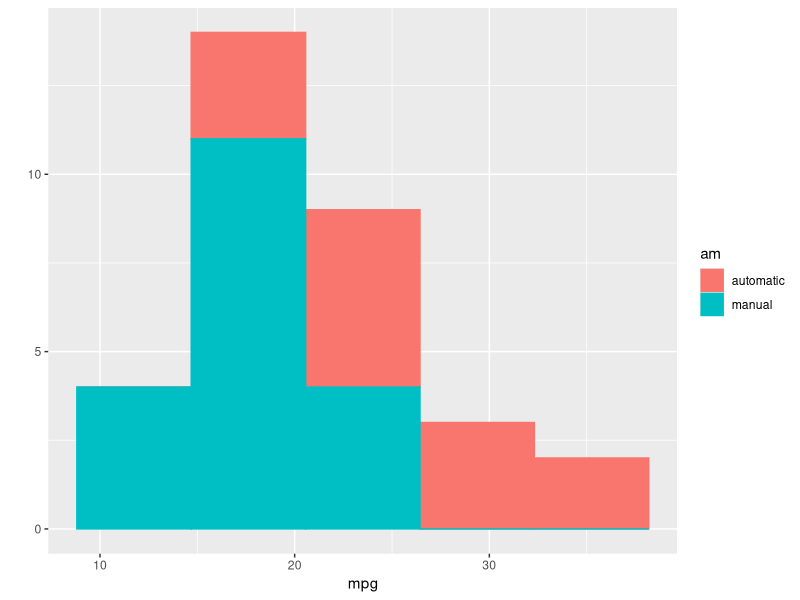
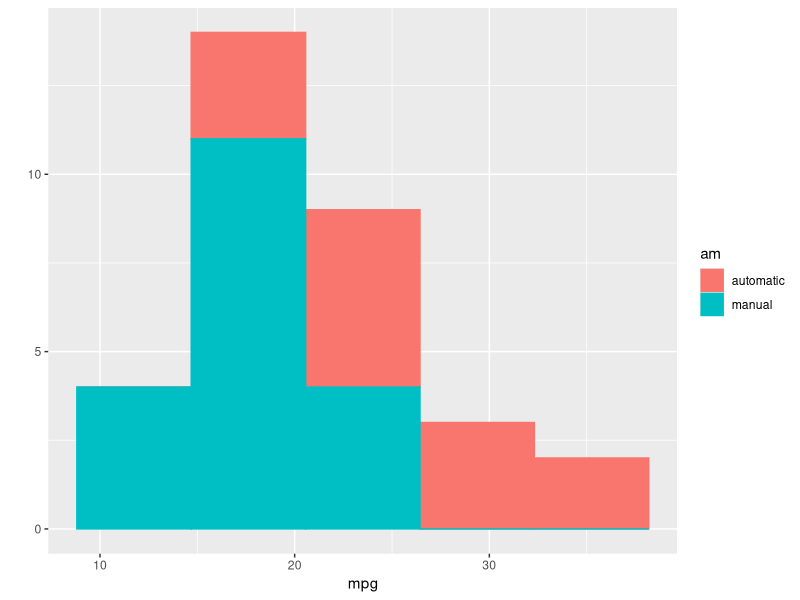
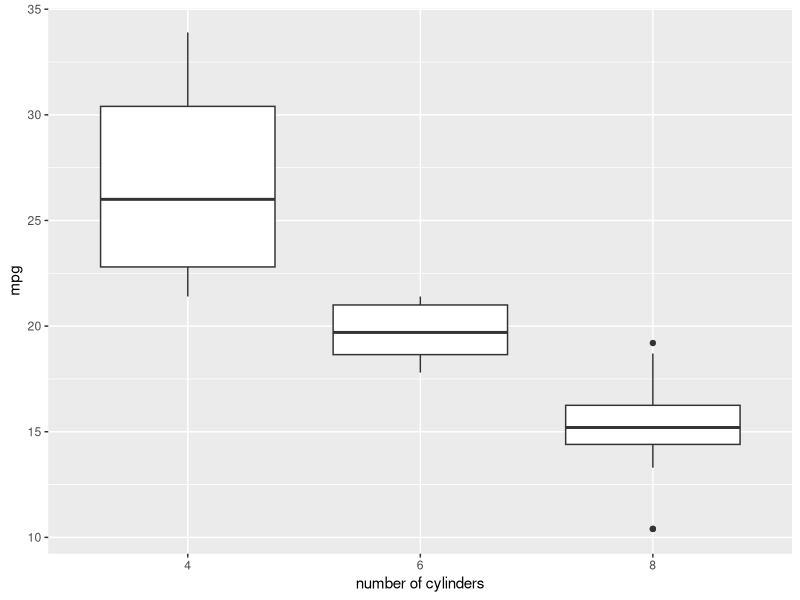
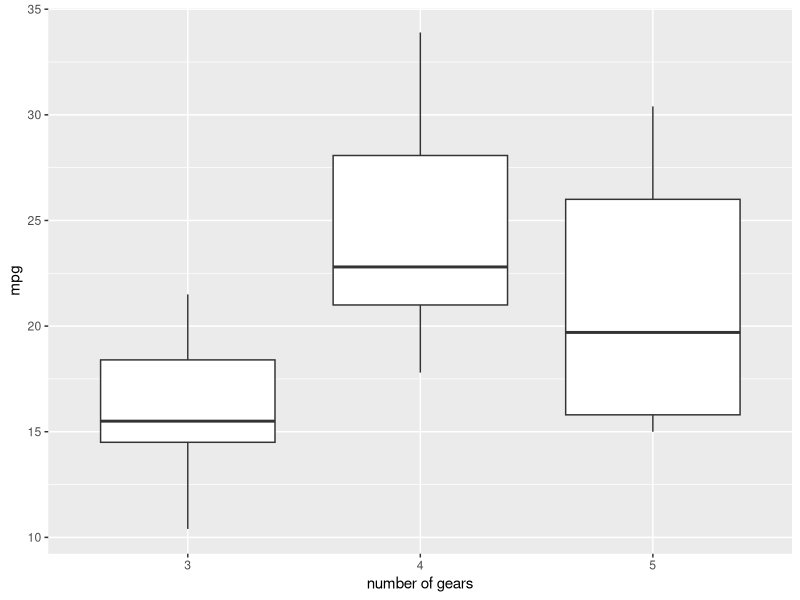
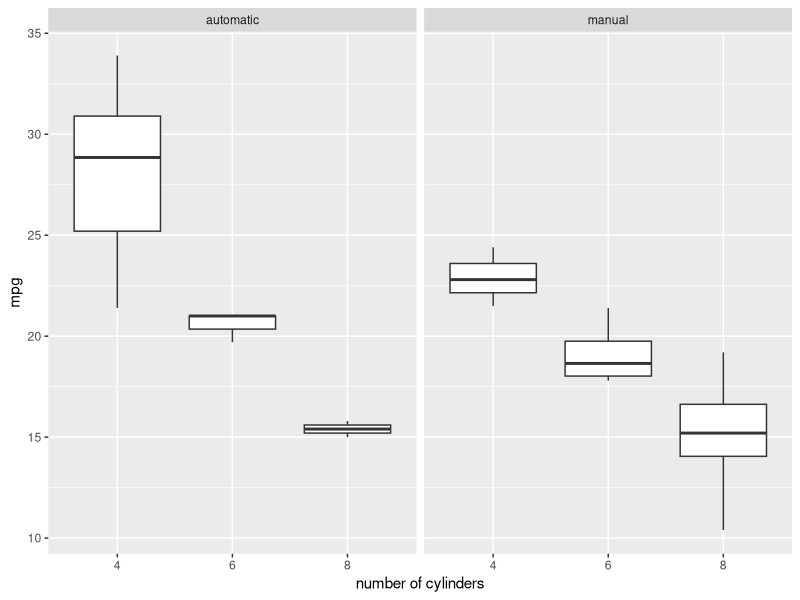
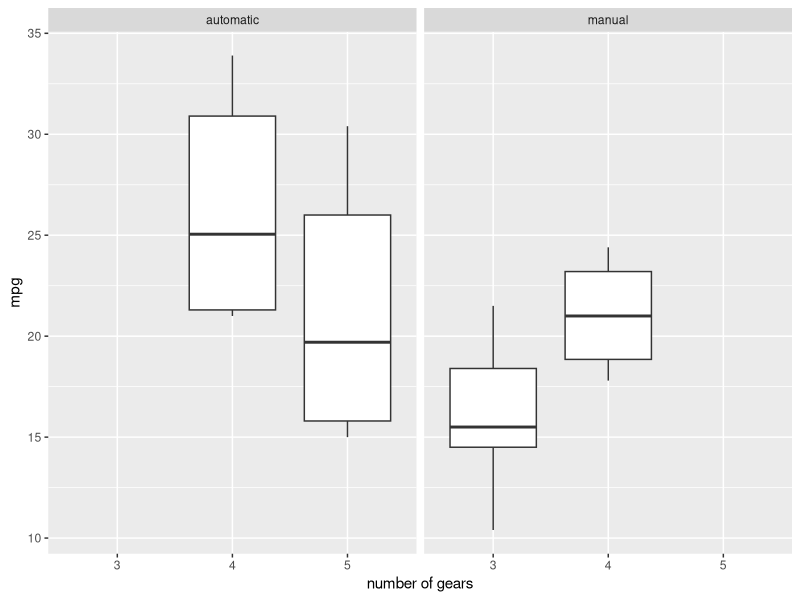
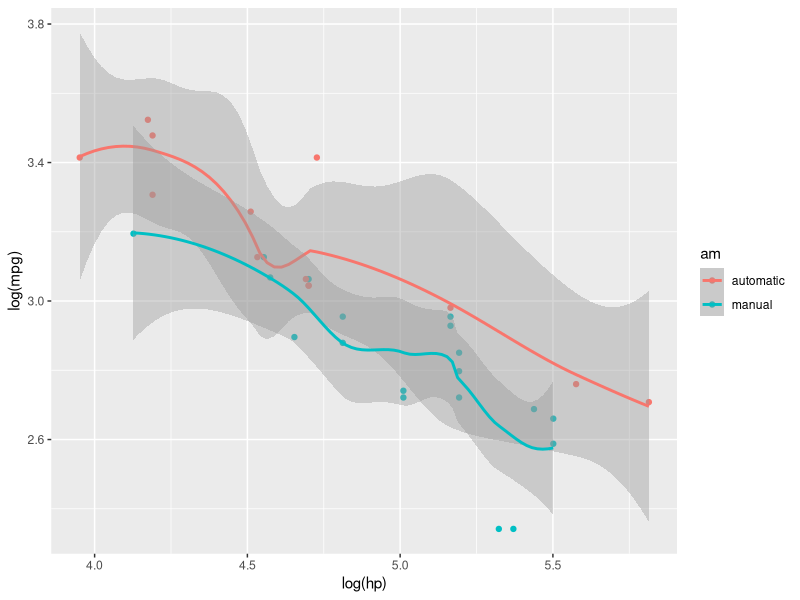
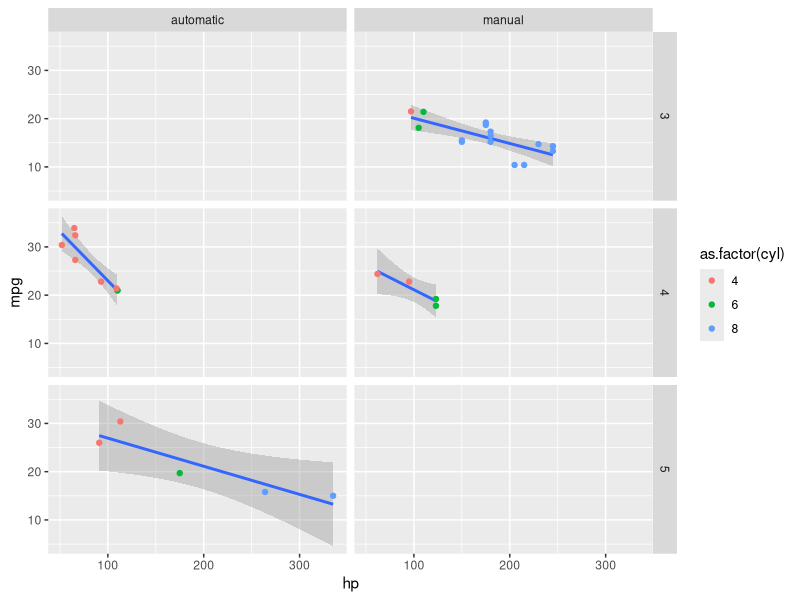

Write the R code that produced these figures, in order.
####Lauren Lang-Homework #9-Exercise 1
library(ggplot2)
data("mtcars")

mtcars[mtcars$am==1,"am"] <- "automatic"
mtcars[mtcars$am==0,"am"] <- "manual"

###Plot_5 histogram by transmission type
qplot(mpg, data=mtcars, geom="histogram", bins=5, fill=am, col=am)
###Plot_6 boxplots
p6a <- qplot(as.factor(cyl), 
      mpg, data=mtcars, geom="boxplot", xlab = "number of cylinders")
p6b <- qplot(as.factor(gear), 
      mpg, data=mtcars, geom="boxplot", xlab = "number of gears")
###Plot_7
p7a <- p6a+facet_wrap(~am)
p7b <- p6b+facet_wrap(~am)
###Plot_8 scatterplot
p8 <- qplot(mpg, hp, data = mtcars)
###Plot_9 smoother
p9 <- p8+geom_smooth()
###Plot_10 The data don't look too linear, log transformation which makes it appear a little more linear
p10 <- qplot(log(hp), log(mpg), data=mtcars)+geom_smooth()
###Plot_11
p11 <- qplot(log(hp), log(mpg), data=mtcars)+geom_smooth(method="lm") 
###Plot_12
p12 <- p11+facet_wrap(~am)
###13-Yes, the intercept looks close to the same around 3.6
###14-Yes, the slope looks about the same
###Plot_15
p15 <- qplot(log(hp), log(mpg), data=mtcars, col=am)+geom_smooth()
###16-I would choose automatic to optimize mpg.
###Plot_17
p17 <- qplot(hp, mpg, data=mtcars, geom="blank")+facet_grid(gear~am)
p17b <- p17+geom_smooth(method="lm")+geom_point(aes(color=as.factor(cyl)))

pdf("Lang_Ex1.pdf")
qplot(mpg, data=mtcars, geom="histogram", bins=5, fill=am, col=am)
p6a
p6b
p7a
p7b
p15
p17b
dev.off()